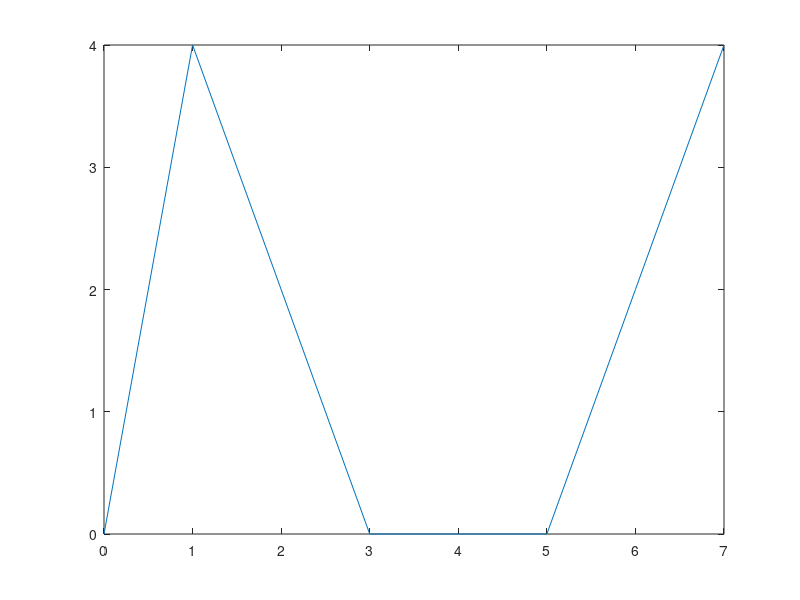

The MATLAB script that drew this image:
function y=fft2()
k=1:8;
y(k)=0;
x=[0.3535 0.3535 0.6464 1.0607 0.3535 -1.0607 -1.3535 -0.3535]
for i=1:2
    for k=1:8
        y(k)=y(k)+x(4*i-3)*exp(-j*2*pi*(4*i-4)*(k-1)/8)+x(4*i-2)*exp(-j*2*pi*(4*i-3)*(k-1)/8)+x(4*i-1)*exp(-j*2*pi*(4*i-2)*(k-1)/8)+x(4*i)*exp(-j*2*pi*(4*i-1)*(k-1)/8);
    end
end
plot(0:7,abs(y));